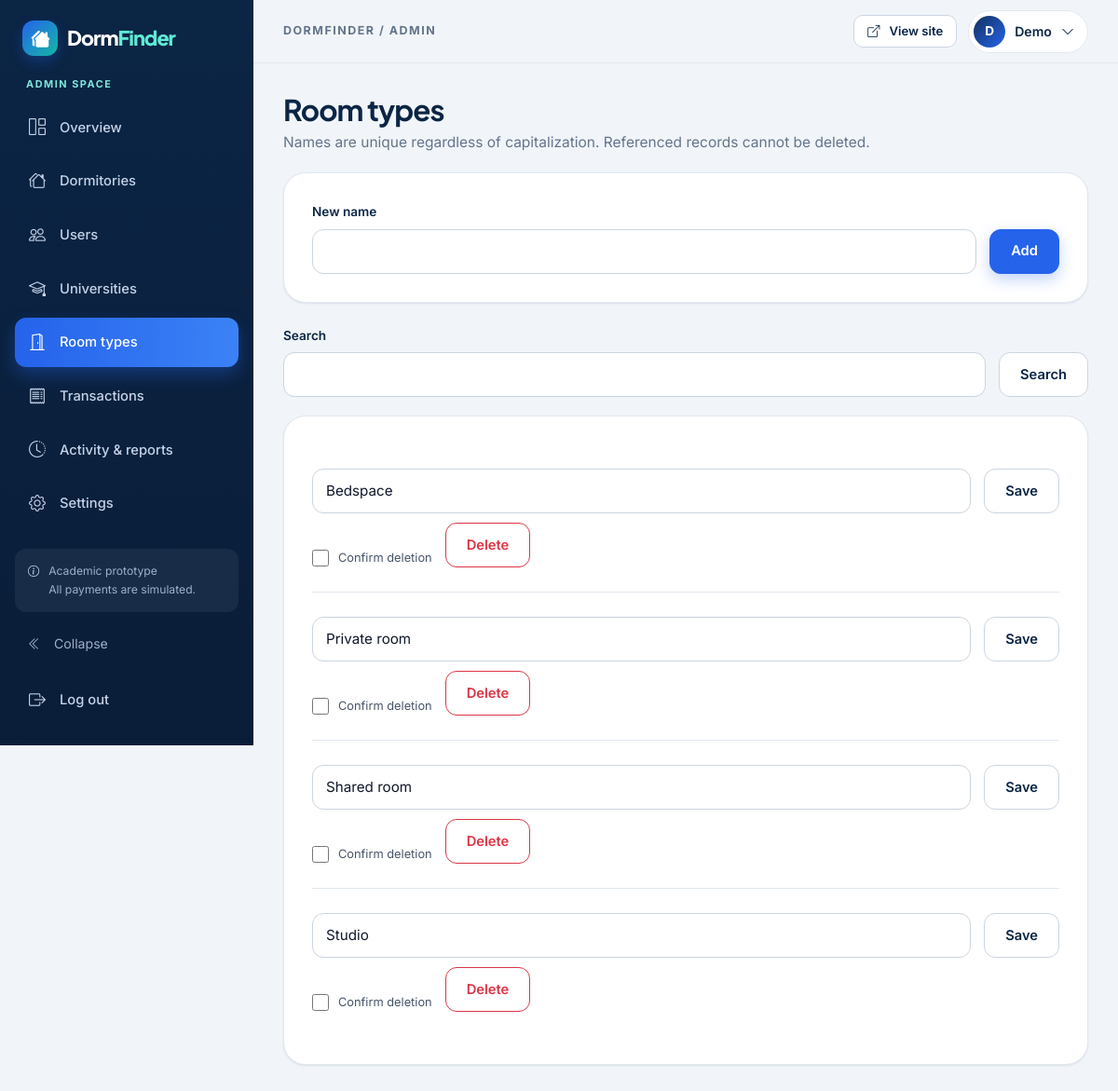
Screenshot of /admin/room-types.php (signed in) with the database file from the repository.
### tables this page shows
CREATE TABLE users (
 id BIGINT UNSIGNED AUTO_INCREMENT PRIMARY KEY,
 name VARCHAR(100) NOT NULL,
 email VARCHAR(190) NOT NULL UNIQUE,
 password_hash VARCHAR(255) NOT NULL,
 role ENUM('student','owner','admin') NOT NULL DEFAULT 'student',
 status ENUM('active','inactive') NOT NULL DEFAULT 'active',
 phone VARCHAR(30) NOT NULL DEFAULT '',
 created_at TIMESTAMP NOT NULL DEFAULT CURRENT_TIMESTAMP
);

CREATE TABLE room_types (
 id INT UNSIGNED AUTO_INCREMENT PRIMARY KEY,
 name VARCHAR(80) NOT NULL UNIQUE
);

### admin/room-types.php (called while the page is built)
<?php require dirname(__DIR__) . '/includes/bootstrap.php'; $table='room_types'; $route='room-types.php'; $title='Room types'; require ROOT . '/includes/reference-page.php';

### includes/auth.php (called while the page is built, shortened)
<?php
function current_user(): ?array {
    static $cache = [];
    $id = isset($_SESSION['user_id']) ? (int)$_SESSION['user_id'] : 0;
    if (!array_key_exists($id, $cache)) $cache[$id] = one("SELECT id,name,email,role,phone,status FROM users WHERE id=? AND status='active'", [$id]);
    return $cache[$id];
}
function require_role(string ...$roles): array {
    $user = current_user();
    return $user;
}

### config/database.php (called while the page is built, shortened)
<?php
function db_setting(string $key, string $default): string
{
    static $local;
    $local ??= is_file(__DIR__ . '/local.php') ? (array)require __DIR__ . '/local.php' : [];
    $env = getenv($key);
    return $env !== false && $env !== '' ? $env : (string)($local[$key] ?? $default);
}
function db(): PDO
{
    static $pdo;
    if (!$pdo) {
        $host = db_setting('DB_HOST', '127.0.0.1');
        $port = db_setting('DB_PORT', '3306');
        $name = db_setting('DB_NAME', 'dormfinder_db');
        $options = [
            PDO::ATTR_ERRMODE => PDO::ERRMODE_EXCEPTION,
            PDO::ATTR_DEFAULT_FETCH_MODE => PDO::FETCH_ASSOC,
            PDO::ATTR_EMULATE_PREPARES => false,
        ];
        $pdo = new PDO("mysql:host=$host;port=$port;dbname=$name;charset=utf8mb4", db_setting('DB_USER', 'root'), db_setting('DB_PASSWORD', ''), $options);
        $pdo->exec("SET time_zone = '+08:00'");
    }
    return $pdo;
}

### includes/reference-page.php (the view, shortened to what this page needs)
<?php
require_role('admin'); $errors=[]; $foreign=$table==='universities' ? 'university_id' : 'room_type_id'; $limit=$table==='universities' ? 160 : 80;
$params=[]; $where='1=1'; if (get('q')!=='') { $where='name LIKE ?'; $params[]='%' . get('q') . '%'; }
$records=rows("SELECT * FROM $table WHERE $where ORDER BY name LIMIT 10 OFFSET " . ((page_number()-1)*10),$params);
require __DIR__ . '/dashboard-start.php';
?>
<p>Names are unique regardless of capitalization. Referenced records cannot be deleted.</p><form method="post" class="inline-filter panel"><button class="btn btn-primary">Add</button></form><form method="get" class="inline-filter"><button class="btn btn-outline-primary">Search</button></form><div class="panel"><?php foreach ($records as $record): ?><div class="reference-row"><form method="post" class="inline-filter"><input class="form-control" id="name-<?= $record['id'] ?>" name="name" value="<?= e($record['name']) ?>" required maxlength="<?= $limit ?>"><button class="btn btn-outline-primary" name="action" value="save">Save</button></form><form method="post" class="inline-filter"><label class="check-label"><input type="checkbox" name="confirm" value="1" required> Confirm deletion</label><button class="btn btn-outline-danger" name="action" value="delete">Delete</button></form></div><?php endforeach; ?></div><?php  require __DIR__ . '/dashboard-end.php'; ?>

### includes/dashboard-start.php (shortened to what this page needs)
<?php
$appShell = true; $bodyClass = 'app-body'; require __DIR__ . '/header.php';
$me = current_user(); $role = $me['role']; $initial = strtoupper(mb_substr($me['name'], 0, 1));
$menu = ['dashboard.php'=>['bi-grid-1x2','Overview']];
if ($role==='admin') $menu += ['dormitories.php'=>['bi-houses','Dormitories'],'users.php'=>['bi-people','Users'],'universities.php'=>['bi-mortarboard','Universities'],'room-types.php'=>['bi-door-open','Room types'],'transactions.php'=>['bi-receipt','Transactions'],'activity.php'=>['bi-clock-history','Activity & reports'],'settings.php'=>['bi-gear','Settings']];
?>
<div class="app-shell"><div class="drawer-backdrop" data-sidebar-backdrop></div>
<aside class="app-sidebar" id="app-sidebar"><a class="brand" href="<?= url() ?>"><span class="brand-icon"><i class="bi bi-houses-fill" aria-hidden="true"></i></span><span class="brand-name">Dorm<span>Finder</span></span></a><div class="role-tag"><?= e($role) ?> space</div>
<nav aria-label="Dashboard navigation"><?php foreach ($menu as $route=>[$icon,$label]): $active = basename($_SERVER['SCRIPT_NAME'])===$route; ?><a class="<?= $active ? 'active' : '' ?>"<?= $active ? ' aria-current="page"' : '' ?> href="<?= url($role . '/' . $route) ?>" title="<?= e($label) ?>"><i class="bi <?= $icon ?>" aria-hidden="true"></i><span class="nav-label"><?= e($label) ?></span></a><?php endforeach; ?></nav>
<div class="sidebar-foot"><div class="sidebar-note"><i class="bi bi-info-circle" aria-hidden="true"></i><p>Academic prototype<br>All payments are simulated.</p></div><button class="sidebar-collapse" type="button" data-sidebar-collapse aria-expanded="true" title="Collapse sidebar"><i class="bi bi-chevron-double-left" aria-hidden="true"></i><span class="nav-label">Collapse</span></button><form action="<?= url('auth/logout.php') ?>" method="post"><?= csrf() ?><button class="sidebar-logout" title="Log out"><i class="bi bi-box-arrow-right" aria-hidden="true"></i><span class="nav-label">Log out</span></button></form></div></aside>
<div class="app-main"><header class="app-topbar"><div class="topbar-title"><span>DormFinder / <?= e($role) ?></span></div>
<div class="topbar-right"><a class="btn btn-outline-primary btn-sm" href="<?= url() ?>"><i class="bi bi-box-arrow-up-right" aria-hidden="true"></i> View site</a><div class="profile-menu"><button class="profile-btn" type="button" aria-haspopup="true" aria-expanded="false"><span class="avatar" aria-hidden="true"><?= e($initial) ?></span><span><?= e(explode(' ', $me['name'])[0]) ?></span><i class="bi bi-chevron-down" aria-hidden="true"></i></button></div></div></header>
<main id="main" class="dashboard-main"><h1><?= e($title) ?></h1>

### rows the page displays
users: role "ADMIN", name "D", name "Demo"
room_types: name "Bedspace"
room_types: name "Private room"
room_types: name "Shared room"
room_types: name "Studio"

### other values shown
$label "Overview"
$label "Dormitories"
$label "Users"
$label "Universities"
$label "Room types"
$label "Transactions"
$label "Activity & reports"
$label "Settings"
$title "Room types"
$label "New name Search"
